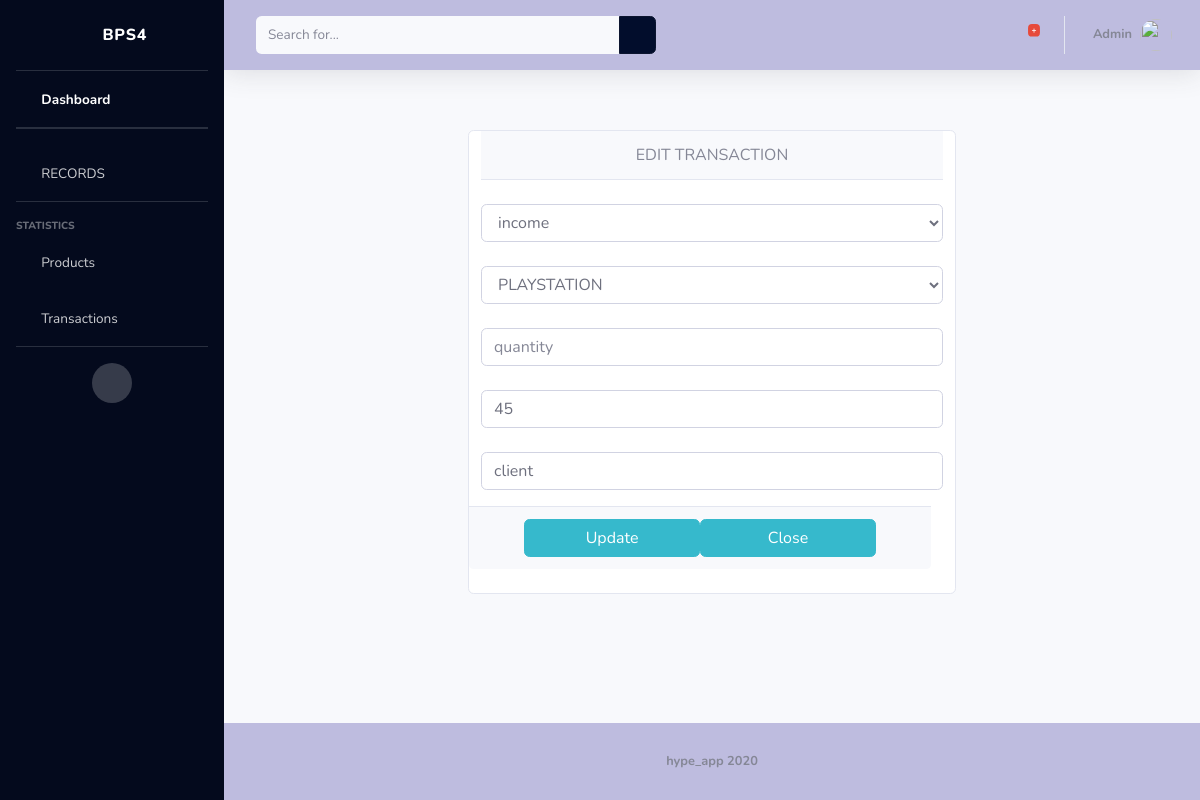
The page /transactions/edit/5 on the database as committed earlier.
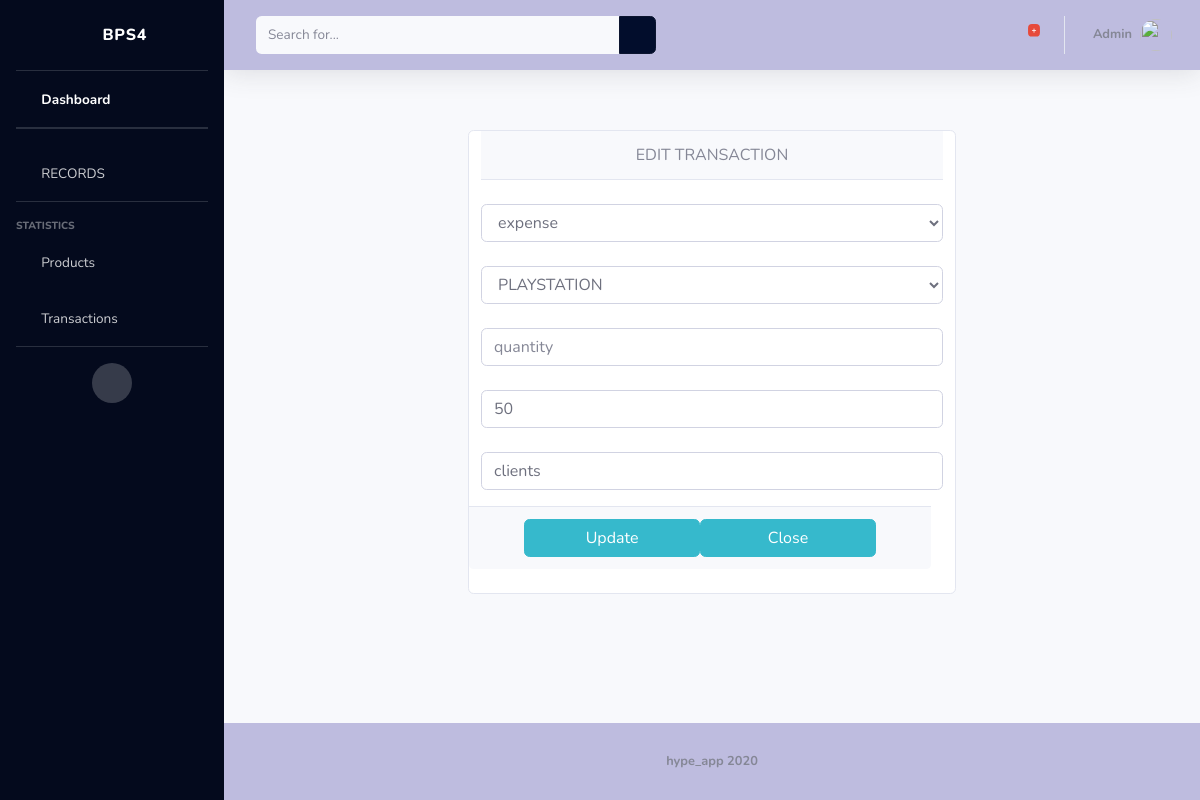
The same page on the database as committed later.
### ps4/models.py (models this page shows)
class Transactions(models.Model):
	TRANSACTION_TYPES = [
		('Income', 'income'),
		('Expense','expense'),
		('Savings', 'savings'),
		]
	date_created = models.DateTimeField(auto_now_add=True)
	date_updated = models.DateTimeField(auto_now=True)
	transaction_type = models.CharField(max_length=10, blank=False, null=False, choices=TRANSACTION_TYPES, default='income')
	quantity = models.DecimalField(decimal_places=2, max_digits=8)
	unit_price = models.IntegerField( default=0 )
	productsandservices = models.ForeignKey(ProductsandServices, default = 1,on_delete=models.CASCADE)
	customer_name = models.CharField(max_length=15, default='client')

### ps4/views.py (the view, shortened to what this page needs)
# urls.py: url(r'^transactions/edit/(?P<pk>[0-9]+)$',tnsupdateView.as_view(), name="edittransaction"),
class tnsupdateView(TemplateView):
	template_name = 'update/tnsupdate.html'
	def get(self, request, pk):
		data = {
			"tns": Transactions.objects.get(id=pk),
			"productservice":ProductsandServices.objects.all(),
			 "transaction_type": [
				('Income', 'income'),
				('Expense','expense'),
				('Savings', 'savings'),
            ]
		}
		return render(request, self.template_name,  context=data)

### ps4/templates/update/tnsupdate.html (shortened to what this page needs)
{% extends "ps4/base.html" %}
{% block content %}
 <div class="row card col-6 offset-3" style="margin-top:60px">
	<form method="POST" action="/transactions/edit/{{tns.id}}" novalidate>
		<div class="card-header col-12 text-center">
			EDIT TRANSACTION
		</div>
		<br>
		<p>
			<select name="transaction_type" class="form-control" id="transaction_type">
				{% for k,v in transaction_type %}
					{% if k == tns.transaction_type %}
						<option value='{{k}}' selected>{{v}}</option>
					{% else %}
						<option value='{{k}}'>{{v}}</option>
					{% endif %}
				{% endfor %}
			</select>
			<br>
			<select name="productsandservices" class="form-control" id="psv">
				{% for pds in productservice %}
					{% if pds.id == tns.productsandservices.id %}
						<option value='{{pds.id}}' selected>{{pds.name}}</option>
					{% else %}
						<option value='{{pds.id}}'>{{pds.name}}</option>
					{% endif %}
				{% endfor %}
			</select>
			<br>
			<input type="text" name="quantity" class="form-control" placeholder="quantity" value="{{ data.quantity }}">
			<br>
			<input type="text" name="unit_price" class="form-control" placeholder="amount:" value="{{ tns.unit_price }}">
				<br>
			<input type="text" name="customer_name" class="form-control" placeholder="customer_name" value="{{ tns.customer_name }}">
		</p>
		<div class="card-footer row justify-content-center col-12">
			<button type="submit" class="btn btn-info col-5">Update</button>
			<a class="btn btn-info col-5" href="/transactionslist/">Close</a>
		</div>
	</form>
</div>
{% endblock %}

Rows that differ between the two databases and show on the page:
changed Transactions: transaction_type "income" → "expense"; unit_price "45" → "50"; customer_name "client" → "clients"
